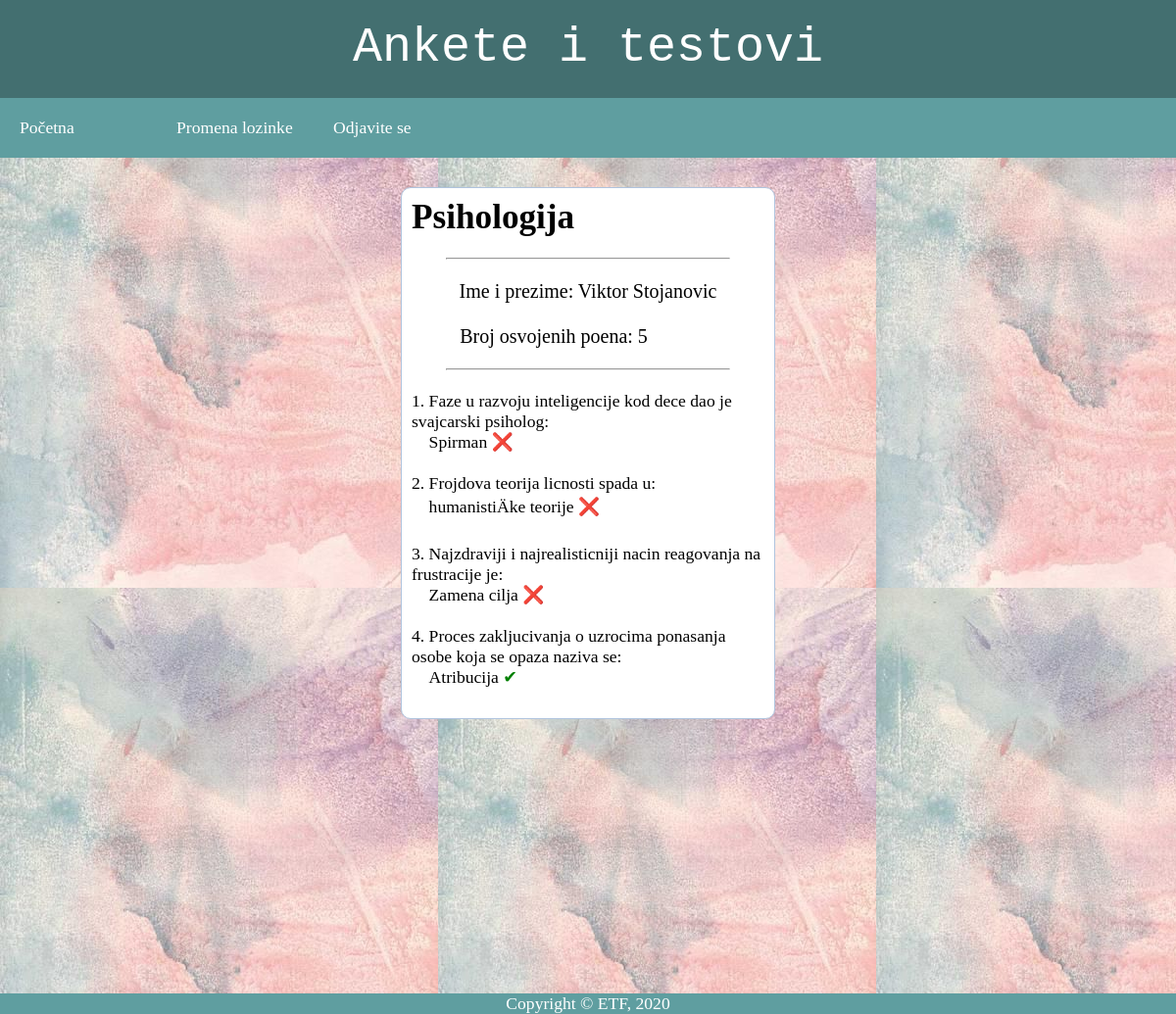
Screenshot of /detaljnijeT.php?test=Psihologija (signed in) with the database file from the repository.
### tables this page shows
CREATE TABLE IF NOT EXISTS `testovi_izvestaj` (
  `id` int(11) NOT NULL AUTO_INCREMENT,
  `ime` varchar(30) NOT NULL,
  `prezime` varchar(50) NOT NULL,
  `poeni` float NOT NULL,
  `test` varchar(30) NOT NULL,
  PRIMARY KEY (`id`)
);

CREATE TABLE IF NOT EXISTS `zakljucaj` (
  `id` int(11) NOT NULL AUTO_INCREMENT,
  `pitanje` varchar(200) NOT NULL,
  `odgovor` varchar(100) NOT NULL,
  `poeni` float NOT NULL,
  `korisnik` varchar(30) NOT NULL,
  `anketa_test` varchar(50) NOT NULL,
  PRIMARY KEY (`id`)
);

### detaljnijeT.php (the view, shortened to what this page needs)
<?php
include_once("DB.inc.php");
include_once("header.inc.php");
$upit = "SELECT * FROM korisnik WHERE username='".$_SESSION["username"]."'";
$rezultat = mysqli_query($konekcija, $upit)
	or die("Greška u upitu: " .mysqli_errno($konekcija));
if (mysqli_num_rows($rezultat) == 1) {
	$niz = mysqli_fetch_array($rezultat);
	if ($niz['tip'] == "K")
		include_once("menu3.inc.php");
	else if ($niz['tip'] == "I")
		include_once("menu1.inc.php");
}
?>
<html>
	<head>
	</head>
	<body>
		<div id = 'rezultat'>
			<?php
				echo "<h1>".$_GET['test']."</h1>";
				echo "<br/><center><hr>";
				$upit = "SELECT * FROM testovi_izvestaj WHERE ime='".$_SESSION['ime']."' AND prezime='".$_SESSION['prezime']."' AND test='".$_GET['test']."'";
				$rezultat = mysqli_query($konekcija, $upit)
					or die('Greska u upitu: '.mysqli_errno($konekcija));
				$niz = mysqli_fetch_array($rezultat);
				echo "<br/><span style=\"font-size: 20px;\">Ime i prezime: " .$_SESSION['ime']." ".$_SESSION['prezime'];
				echo "<br/><br/><span style=\"margin-left: -70px;\">Broj osvojenih poena: ".$niz['poeni']."</span></span></br>";
				echo "<br/><hr></center>";
				$upit = "SELECT * FROM zakljucaj where korisnik='".$_SESSION['username']."' AND anketa_test='".$_GET['test']."'";
				$rezultat = mysqli_query($konekcija, $upit)
					or die('Greska u upitu: ' .mysqli_errno($konekcija));
				$br = 0;
				while ($niz = mysqli_fetch_array($rezultat)) {
					echo "<br/>".++$br.". ".$niz['pitanje'];
					echo "<br/>&nbsp;&nbsp;&nbsp;&nbsp;".$niz['odgovor'];
					if ($niz['poeni'] == 0)
						echo "<span style = \"color:red;\"> &#10060; </span>";
					else
						echo "<span style = \"color:green;\"> &#10004; </span>";
					echo "<br/>";
				}
			?>
			<br/>
		</div>
	</body>
</html>
<?php
include_once("footer.inc.php");
?>

### menu3.inc.php (style rules this page uses)
* { padding: 0; margin: 0; }
body { font-family: sans-serif; }

### detaljnijeT.php (style rules this page uses)
body { font-size: 110%; margin: 0; padding: 0; background: url('pozadina1.jpg'); font-family: Georgia, serif; }
#rezultat { width: 30%; margin: 30px auto 100px; padding: 10px; border: 1px solid #B0C4DE; background: white; border-radius: 10px 10px 10px 10px; }
hr { width: 80%; }

### rows the page displays
testovi_izvestaj: poeni "5"
zakljucaj: pitanje "Faze u razvoju inteligencije kod dece dao je svajcarski psiholog:", odgovor "Spirman"
zakljucaj: pitanje "Frojdova teorija licnosti spada u:", odgovor "humanistiÄke teorije"
zakljucaj: pitanje "Najzdraviji i najrealisticniji nacin reagovanja na frustracije je:", odgovor "Zamena cilja"
zakljucaj: pitanje "Proces zakljucivanja o uzrocima ponasanja osobe koja se opaza naziva se:", odgovor "Atribucija"

### other values shown
$_GET['test'] "Psihologija"
$_SESSION['ime'] "Viktor"
$_SESSION['prezime'] "Stojanovic"
